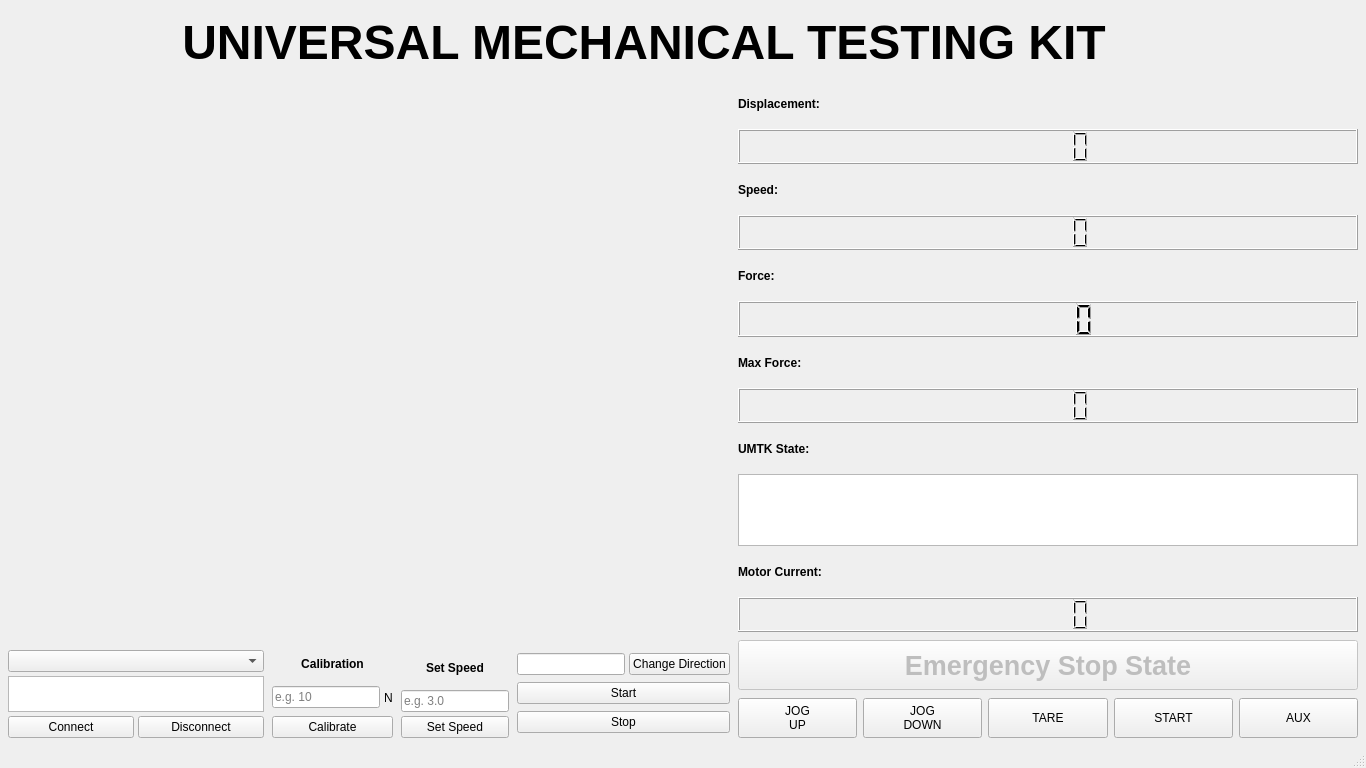
<?xml version="1.0" encoding="UTF-8"?>
<ui version="4.0">
 <class>MainWindow</class>
 <widget class="QMainWindow" name="MainWindow">
  <property name="geometry">
   <rect>
    <x>0</x>
    <y>0</y>
    <width>1366</width>
    <height>768</height>
   </rect>
  </property>
  <property name="minimumSize">
   <size>
    <width>900</width>
    <height>600</height>
   </size>
  </property>
  <property name="windowTitle">
   <string>MainWindow</string>
  </property>
  <widget class="QWidget" name="centralwidget">
   <layout class="QVBoxLayout" name="mainLayout">
    <property name="spacing">
     <number>8</number>
    </property>
    <property name="leftMargin">
     <number>8</number>
    </property>
    <property name="topMargin">
     <number>8</number>
    </property>
    <property name="rightMargin">
     <number>8</number>
    </property>
    <property name="bottomMargin">
     <number>8</number>
    </property>
    <item>
     <layout class="QHBoxLayout" name="topBanner">
      <property name="spacing">
       <number>8</number>
      </property>
      <item>
       <spacer name="topLeftSpacer">
        <property name="orientation">
         <enum>Qt::Horizontal</enum>
        </property>
        <property name="sizeType">
         <enum>QSizePolicy::Expanding</enum>
        </property>
        <property name="sizeHint" stdset="0">
         <size>
          <width>40</width>
          <height>20</height>
         </size>
        </property>
       </spacer>
      </item>
      <item>
       <widget class="QLabel" name="bannerName">
        <property name="sizePolicy">
         <sizepolicy hsizetype="Preferred" vsizetype="Preferred">
          <horstretch>0</horstretch>
          <verstretch>0</verstretch>
         </sizepolicy>
        </property>
        <property name="font">
         <font>
          <pointsize>36</pointsize>
          <bold>true</bold>
         </font>
        </property>
        <property name="text">
         <string>&lt;html&gt;&lt;head/&gt;&lt;body&gt;&lt;p&gt;UNIVERSAL MECHANICAL TESTING KIT&lt;/p&gt;&lt;/body&gt;&lt;/html&gt;</string>
        </property>
        <property name="alignment">
         <set>Qt::AlignCenter</set>
        </property>
       </widget>
      </item>
      <item>
       <widget class="QLabel" name="cat_2">
        <property name="sizePolicy">
         <sizepolicy hsizetype="Fixed" vsizetype="Fixed">
          <horstretch>0</horstretch>
          <verstretch>0</verstretch>
         </sizepolicy>
        </property>
        <property name="minimumSize">
         <size>
          <width>70</width>
          <height>70</height>
         </size>
        </property>
        <property name="maximumSize">
         <size>
          <width>100</width>
          <height>100</height>
         </size>
        </property>
        <property name="text">
         <string/>
        </property>
        <property name="pixmap">
         <pixmap>img/cat_1k.png</pixmap>
        </property>
        <property name="scaledContents">
         <bool>true</bool>
        </property>
        <property name="alignment">
         <set>Qt::AlignCenter</set>
        </property>
       </widget>
      </item>
      <item>
       <spacer name="topRightSpacer">
        <property name="orientation">
         <enum>Qt::Horizontal</enum>
        </property>
        <property name="sizeHint" stdset="0">
         <size>
          <width>5</width>
          <height>10</height>
         </size>
        </property>
       </spacer>
      </item>
     </layout>
    </item>
    <item>
     <layout class="QHBoxLayout" name="contentRow">
      <property name="spacing">
       <number>8</number>
      </property>
      <item>
       <layout class="QVBoxLayout" name="leftColumn">
        <property name="spacing">
         <number>8</number>
        </property>
        <item>
         <widget class="QWidget" name="graphDisplay">
          <property name="sizePolicy">
           <sizepolicy hsizetype="Expanding" vsizetype="Expanding">
            <horstretch>0</horstretch>
            <verstretch>0</verstretch>
           </sizepolicy>
          </property>
         </widget>
        </item>
        <item>
         <layout class="QHBoxLayout" name="controlsRow">
          <property name="spacing">
           <number>8</number>
          </property>
          <item>
           <layout class="QVBoxLayout" name="serialCol">
            <property name="spacing">
             <number>4</number>
            </property>
            <item>
             <widget class="QComboBox" name="portsDropdown"/>
            </item>
            <item>
             <widget class="QTextBrowser" name="textBrowser">
              <property name="sizePolicy">
               <sizepolicy hsizetype="Expanding" vsizetype="Fixed">
                <horstretch>0</horstretch>
                <verstretch>0</verstretch>
               </sizepolicy>
              </property>
              <property name="minimumSize">
               <size>
                <width>0</width>
                <height>36</height>
               </size>
              </property>
              <property name="maximumSize">
               <size>
                <width>16777215</width>
                <height>60</height>
               </size>
              </property>
             </widget>
            </item>
            <item>
             <layout class="QHBoxLayout" name="btnRow1">
              <item>
               <widget class="QPushButton" name="connectPort_but">
                <property name="text">
                 <string>Connect</string>
                </property>
               </widget>
              </item>
              <item>
               <widget class="QPushButton" name="disconnectPort_but">
                <property name="text">
                 <string>Disconnect</string>
                </property>
               </widget>
              </item>
             </layout>
            </item>
           </layout>
          </item>
          <item>
           <layout class="QVBoxLayout" name="calibrationCol">
            <property name="spacing">
             <number>4</number>
            </property>
            <item>
             <widget class="QLabel" name="calibration">
              <property name="font">
               <font>
                <bold>true</bold>
               </font>
              </property>
              <property name="text">
               <string>&lt;html&gt;&lt;head/&gt;&lt;body&gt;&lt;p&gt;Calibration&lt;/p&gt;&lt;/body&gt;&lt;/html&gt;</string>
              </property>
              <property name="alignment">
               <set>Qt::AlignCenter</set>
              </property>
             </widget>
            </item>
            <item>
             <layout class="QHBoxLayout" name="calibRow">
              <item>
               <widget class="QLineEdit" name="calibration_inLine">
                <property name="placeholderText">
                 <string>e.g. 10</string>
                </property>
               </widget>
              </item>
              <item>
               <widget class="QLabel" name="newtons">
                <property name="text">
                 <string>N</string>
                </property>
                <property name="alignment">
                 <set>Qt::AlignCenter</set>
                </property>
               </widget>
              </item>
             </layout>
            </item>
            <item>
             <widget class="QPushButton" name="calibration_but">
              <property name="text">
               <string>Calibrate</string>
              </property>
             </widget>
            </item>
           </layout>
          </item>
          <item>
           <layout class="QVBoxLayout" name="setSpeedCol">
            <property name="spacing">
             <number>4</number>
            </property>
            <item>
             <widget class="QLabel" name="label">
              <property name="font">
               <font>
                <bold>true</bold>
               </font>
              </property>
              <property name="text">
               <string>&lt;html&gt;&lt;head/&gt;&lt;body&gt;&lt;p&gt;Set Speed&lt;/p&gt;&lt;/body&gt;&lt;/html&gt;</string>
              </property>
              <property name="alignment">
               <set>Qt::AlignCenter</set>
              </property>
             </widget>
            </item>
            <item>
             <layout class="QHBoxLayout" name="speedRow">
              <item>
               <widget class="QLineEdit" name="setSpeed_inLine">
                <property name="placeholderText">
                 <string>e.g. 3.0</string>
                </property>
               </widget>
              </item>
             </layout>
            </item>
            <item>
             <widget class="QPushButton" name="setSpeed_but">
              <property name="text">
               <string>Set Speed</string>
              </property>
             </widget>
            </item>
           </layout>
          </item>
          <item>
           <layout class="QVBoxLayout" name="dirCol">
            <property name="spacing">
             <number>4</number>
            </property>
            <item>
             <layout class="QHBoxLayout" name="dirRow">
              <item>
               <widget class="QLineEdit" name="changeDirection_inLine">
                <property name="readOnly">
                 <bool>true</bool>
                </property>
               </widget>
              </item>
              <item>
               <widget class="QPushButton" name="changeDirection_but">
                <property name="text">
                 <string>Change Direction</string>
                </property>
               </widget>
              </item>
             </layout>
            </item>
            <item>
             <widget class="QPushButton" name="start_but_2">
              <property name="text">
               <string>Start</string>
              </property>
             </widget>
            </item>
            <item>
             <widget class="QPushButton" name="stop_but">
              <property name="text">
               <string>Stop</string>
              </property>
             </widget>
            </item>
           </layout>
          </item>
         </layout>
        </item>
       </layout>
      </item>
      <item>
       <layout class="QVBoxLayout" name="rightPanel">
        <property name="spacing">
         <number>8</number>
        </property>
        <item>
         <widget class="QLabel" name="displacement">
          <property name="font">
           <font>
            <bold>true</bold>
           </font>
          </property>
          <property name="text">
           <string>Displacement:</string>
          </property>
         </widget>
        </item>
        <item>
         <widget class="QLCDNumber" name="displacementLCD"/>
        </item>
        <item>
         <widget class="QLabel" name="speed">
          <property name="font">
           <font>
            <bold>true</bold>
           </font>
          </property>
          <property name="text">
           <string>Speed:</string>
          </property>
         </widget>
        </item>
        <item>
         <widget class="QLCDNumber" name="speedLCD"/>
        </item>
        <item>
         <widget class="QLabel" name="force">
          <property name="font">
           <font>
            <bold>true</bold>
           </font>
          </property>
          <property name="text">
           <string>Force:</string>
          </property>
         </widget>
        </item>
        <item>
         <widget class="QLCDNumber" name="forceLCD"/>
        </item>
        <item>
         <widget class="QLabel" name="maxForce">
          <property name="font">
           <font>
            <bold>true</bold>
           </font>
          </property>
          <property name="text">
           <string>Max Force:</string>
          </property>
         </widget>
        </item>
        <item>
         <widget class="QLCDNumber" name="maxForceLCD"/>
        </item>
        <item>
         <widget class="QLabel" name="umtkSate">
          <property name="font">
           <font>
            <bold>true</bold>
           </font>
          </property>
          <property name="text">
           <string>UMTK State:</string>
          </property>
         </widget>
        </item>
        <item>
         <widget class="QTextBrowser" name="textBrowser_2">
          <property name="font">
           <font>
            <pointsize>24</pointsize>
            <bold>true</bold>
           </font>
          </property>
          <property name="minimumSize">
           <size>
            <width>0</width>
            <height>44</height>
           </size>
          </property>
          <property name="maximumSize">
           <size>
            <width>16777215</width>
            <height>72</height>
           </size>
          </property>
         </widget>
        </item>
        <item>
         <widget class="QLabel" name="motorCurrent_label">
          <property name="font">
           <font>
            <bold>true</bold>
           </font>
          </property>
          <property name="text">
           <string>Motor Current:</string>
          </property>
         </widget>
        </item>
        <item>
         <widget class="QLCDNumber" name="motorCurrent_display"/>
        </item>
        <item>
         <widget class="QPushButton" name="eStop_display">
          <property name="enabled">
           <bool>false</bool>
          </property>
          <property name="font">
           <font>
            <pointsize>20</pointsize>
            <bold>true</bold>
           </font>
          </property>
          <property name="minimumSize">
           <size>
            <width>0</width>
            <height>50</height>
           </size>
          </property>
          <property name="text">
           <string>Emergency Stop State</string>
          </property>
         </widget>
        </item>
        <item>
         <layout class="QHBoxLayout" name="buttonStatus">
          <property name="spacing">
           <number>6</number>
          </property>
          <item>
           <widget class="QPushButton" name="up_but">
            <property name="minimumSize">
             <size>
              <width>60</width>
              <height>40</height>
             </size>
            </property>
            <property name="text">
             <string>JOG 
UP</string>
            </property>
           </widget>
          </item>
          <item>
           <widget class="QPushButton" name="down_but">
            <property name="minimumSize">
             <size>
              <width>60</width>
              <height>40</height>
             </size>
            </property>
            <property name="text">
             <string>JOG 
DOWN</string>
            </property>
           </widget>
          </item>
          <item>
           <widget class="QPushButton" name="tare_but">
            <property name="minimumSize">
             <size>
              <width>60</width>
              <height>40</height>
             </size>
            </property>
            <property name="text">
             <string>TARE</string>
            </property>
           </widget>
          </item>
          <item>
           <widget class="QPushButton" name="start_but">
            <property name="minimumSize">
             <size>
              <width>60</width>
              <height>40</height>
             </size>
            </property>
            <property name="text">
             <string>START</string>
            </property>
           </widget>
          </item>
          <item>
           <widget class="QPushButton" name="aux_but">
            <property name="minimumSize">
             <size>
              <width>60</width>
              <height>40</height>
             </size>
            </property>
            <property name="text">
             <string>AUX</string>
            </property>
           </widget>
          </item>
         </layout>
        </item>
       </layout>
      </item>
     </layout>
    </item>
   </layout>
  </widget>
  <widget class="QMenuBar" name="menubar">
   <property name="geometry">
    <rect>
     <x>0</x>
     <y>0</y>
     <width>1366</width>
     <height>22</height>
    </rect>
   </property>
  </widget>
  <widget class="QStatusBar" name="statusbar"/>
 </widget>
 <resources/>
 <connections/>
 </ui>
